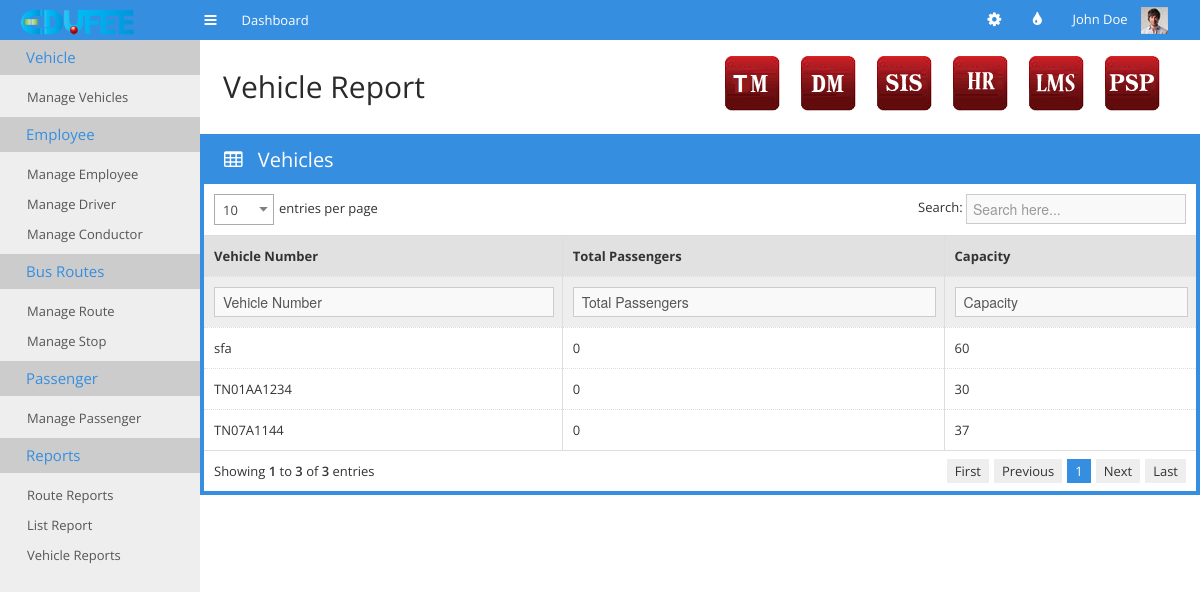
Before: /vehiclereport.php with the older database file.
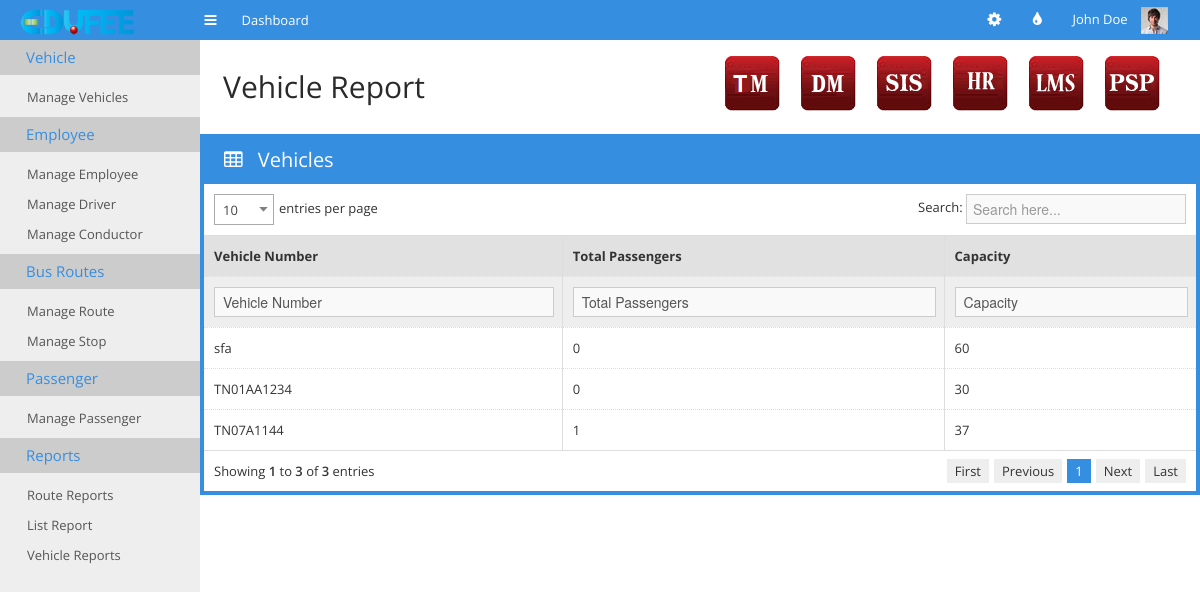
After: the same page with the newer database file.
### tables this page shows
CREATE TABLE IF NOT EXISTS `tm_vehicle_details` (
  `number` varchar(20) DEFAULT NULL,
  `type` text,
  `capacity` int(11) DEFAULT NULL,
  `vehicle_condition` text,
  `vehicle_status` text,
  `route` int(11) DEFAULT NULL,
  `driver` int(11) DEFAULT NULL,
  `conductor` int(11) DEFAULT NULL
);

### vehiclereport.php (the view, shortened to what this page needs)
<!doctype html>
<html>
<head>
    <link rel="stylesheet" href="css/bootstrap.min.css">
    <link rel="stylesheet" href="css/bootstrap-responsive.min.css">
    <link rel="stylesheet" href="css/plugins/jquery-ui/smoothness/jquery-ui.css">
    <link rel="stylesheet" href="css/plugins/jquery-ui/smoothness/jquery.ui.theme.css">
    <link rel="stylesheet" href="css/plugins/datatable/TableTools.css">
    <link rel="stylesheet" href="css/plugins/chosen/chosen.css">
    <link rel="stylesheet" href="css/style.css">
    <link rel="stylesheet" href="css/themes.css">
</head>
<body>
<div id="navigation">
    <div class="container-fluid">
        <a href="#" id="brand"></a>
        <a href="#" class="toggle-nav" rel="tooltip" data-placement="bottom" title="Toggle navigation"><i class="icon-reorder"></i></a>
        <ul class='main-nav'>
            <li>
                <a href="index.html">
                    <span>Dashboard</span>
                </a>
            </li>
        </ul>
        <div class="user">
            <ul class="icon-nav">
                <li class="dropdown sett">
                    <a href="#" class='dropdown-toggle' data-toggle="dropdown"><i class="icon-cog"></i></a>
                </li>
                <li class='dropdown colo'>
                    <a href="#" class='dropdown-toggle' data-toggle="dropdown"><i class="icon-tint"></i></a>
                </li>
            </ul>
            <div class="dropdown">
                <a href="#" class='dropdown-toggle' data-toggle="dropdown">John Doe <img src="img/demo/user-avatar.jpg" alt=""></a>
            </div>
        </div>
    </div>
</div>
<div class="container-fluid" id="content">
    <?php
    require_once "cms.php";
    printLeft();
    ?>
    <div id="main">
        <div class="container-fluid">
            <div class="page-header">
                <div class="pull-left">
                    <h1>Vehicle Report</h1>
                </div>
                <div class="pull-right">
                    <ul class="minitiles" style="display:inline !important;">
                        <li><a href="tm_main.html"><img src="img/tm_icon.png" alt=""></a></li>
                        <li><a href="http://www.edufee.com/subscribe_donation/"><img src="img/dm_icon.png" alt=""></a></li>
                        <li> <a href="http://www.edufee.com/SIS/home/"><img src="img/sis_icon.png" alt="" style="border:none;" border="0"/></a> </li>
                        <li><a href="http://www.edufee.com/hrm/symfony/web/index.php/admin/LandingPage"><img src="img/hr_icon.png" alt=""></a></li>
                        <li> <a href="http://www.edufee.com/openbiblio/catalog/home.php"><img src="img/lms_icon.png" alt="" style="border:none;" border="0"/></a> </li>
                        <li><a href="http://www.edufee.com/psp_dashboard/psp"><img src="img/psp_icon.png" alt="" border="0"/>
                            </a></li>
                    </ul>
                </div>
            </div>
        </div>
        <div class="row-fluid">
            <div class="span12">
                <div class="box box-bordered box-color">
                    <div class="box-title">
                        <h3>
                            <i class="icon-table"></i>
                            Vehicles
                        </h3>
                    </div>
                    <div class="box-content nopadding">
                        <table class="table table-hover table-nomargin table-bordered dataTable-columnfilter dataTable">
                            <thead>
                            <tr>
                                <th>Vehicle Number</th>
                                <th>Total Passengers</th>
                                <th class='hidden-350'>Capacity</th>
                            </tr>
                            <tr class='thefilter'>
                                <th>Vehicle Number</th>
                                <th>Total Passengers</th>
                                <th class='hidden-350'>Capacity</th>
                            </tr>
                            </thead>
                            <tbody>
                            <?php
                            require_once "datas.php";
                            $dbconnection = connectSQL($dbdetails);
                            if(mysqli_connect_errno())
                            {
                                echo "db_connection_fail";
                            }
                            else
                            {
                                $sql="select * from tm_vehicle_details";
                                $result=mysqli_query($dbconnection,$sql);
                                while($row=mysqli_fetch_array($result))
                                {
                                    $sql1="select * from tm_passengers where route=".$row['route']."";
                                    $res = $dbconnection->query($sql1);
                                    $capa = $res->num_rows;
                                    echo '<tr><td>'.$row['number'].'</td><td>'.$capa.'</td><td class="hidden-350">'
                                        .$row['capacity'].'</td></tr>';
                                }
                            }
                            ?>
                            </tbody>
                        </table>
                    </div>
                </div>
            </div>
        </div>
    </div>
</div>
</body>
</html>

### cms.php
<?php
function printLeft(){?>
<div id="left">
        <div class="subnav">
            <div class="subnav-title">
                <a href="#" class='toggle-subnav'><i class="icon-angle-down"></i><span>Vehicle</span></a>
            </div>
            <ul class="subnav-menu">
                <li>
                    <a href="tm-manage-vehicles.php">Manage Vehicles</a>
                </li>
            </ul>
        </div>
    <div class="subnav">
        <div class="subnav-title">
            <a href="#" class='toggle-subnav'><i class="icon-angle-down"></i><span>Employee</span></a>
        </div>
        <ul class="subnav-menu">
            <li>
                <a href="tm-manage-employee.php">Manage Employee</a>
            </li>
            <li>
                <a href="tm-manage-driver.php">Manage Driver</a>
            </li>
            <li>
                <a href="tm-manage-conductor.php">Manage Conductor</a>
            </li>
        </ul>
    </div>
        <div class="subnav">
            <div class="subnav-title">
                <a href="#" class='toggle-subnav'><i class="icon-angle-down"></i><span>Bus Routes</span></a>
            </div>
            <ul class="subnav-menu">
                <li>
                    <a href="tm-manage-routes.php">Manage Route</a>
                </li>
                <li>
                    <a href="tm-manage-stop.php">Manage Stop</a>
                </li>
            </ul>
        </div>
        <div class="subnav">
            <div class="subnav-title">
                <a href="#" class='toggle-subnav'><i class="icon-angle-down"></i><span>Passenger</span></a>
            </div>
            <ul class="subnav-menu">
                <li>
                    <a href="tm-manage-passenger.php">Manage Passenger</a>
                </li>
            </ul>
        </div>
        <div class="subnav">
            <div class="subnav-title">
                <a href="#" class='toggle-subnav'><i class="icon-angle-down"></i><span>Reports</span></a>
            </div>
            <ul class="subnav-menu">
                <li>
                    <a href="routedetails.php">Route Reports</a>
                </li>
                <li>
                    <a href="liststops.php">List Report</a>
                </li>
                <li>
                    <a href="vehiclereport.php">Vehicle Reports</a>
                </li>
            </ul>
        </div>
    </div>
<?php
}?>

Changed rows visible on the page:
changed tm_vehicle_details "TN07A1144": capa "0" → "1"
